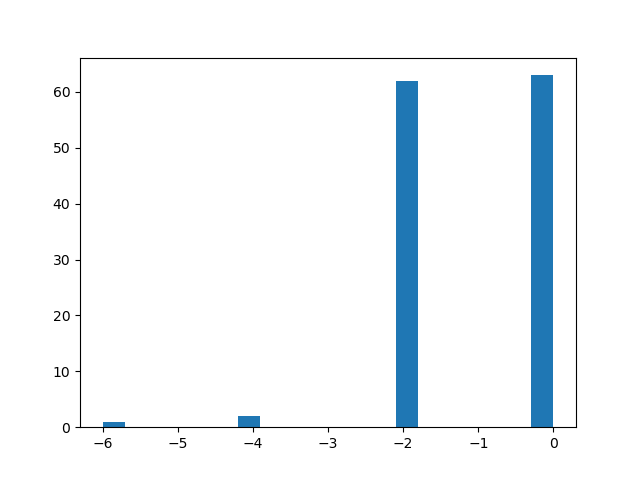

Source code (Python):
import numpy as np
import matplotlib.pyplot as plt
import random
from liblinear.liblinearutil import *


def load_data():
    return np.loadtxt("train.dat", dtype=np.float64)


def transform(X):
    transform_X = np.array([1 for _ in range(X.shape[0])])
    for i in range(X.shape[1]):
        transform_X = np.column_stack((transform_X, X[:, i]))
        for j in range(i, X.shape[1]):
            transform_X = np.column_stack((transform_X, X[:, i] * X[:, j]))
            for k in range(j, X.shape[1]):
                transform_X = np.column_stack(
                    (transform_X, X[:, i] * X[:, j] * X[:, k])
                )
    return transform_X


# def solve(train_X, train_y, validation_X, validation_y, lambda_value):
#     prob = problem(train_y, train_X)

#     C = 1 / (2 * lambda_value)
#     param = parameter("-s 0 -c {} -e 0.000001 -q".format(C))
#     m = train(prob, param)
#     p_label, p_acc, p_val = predict(validation_y, validation_X, m)

#     err = (100 - p_acc[0]) / 100
#     # find the model has the min E_aug
#     return err


def solve(X, y, lambda_value):
    prob = problem(y, X)

    C = 1 / (2 * lambda_value)
    param = parameter("-s 0 -c {} -e 0.000001 -v 5 -q".format(C))
    p_acc = train(prob, param)
    # p_label, p_acc, p_val = predict(validation_y, validation_X, m)

    err = (100 - p_acc) / 100
    # find the model has the min E_aug
    return err


def main():
    data = load_data()
    X = data[:, :-1]
    y = data[:, -1]
    X = transform(X)
    v_fold = 40  # each fold is 40 in p12
    # print(v_fold) # 40

    log_lambdas = np.array([-6, -4, -2, 0, 2])
    lambdas = np.array([1e-6, 1e-4, 1e-2, 1e0, 1e2])
    # lambdas = np.array([1e2, 1e0, 1e-2, 1e-4, 1e-6])
    # print(lambdas)

    lambdas_ans = np.array([])

    for i in range(128):
        np.random.seed(i)
        rst = np.array([])

        for j in range(lambdas.size):
            err_val = np.array([])

            # for k in range(5):
            #     validation_X = data[k * v_fold : k * v_fold + v_fold, :-1]
            #     validation_y = data[k * v_fold : k * v_fold + v_fold, -1]
            #     train_X = np.concatenate(
            #         [data[: k * v_fold, :-1], data[k * v_fold + v_fold :, :-1]]
            #     )
            #     train_y = np.concatenate(
            #         [data[: k * v_fold, -1], data[k * v_fold + v_fold :, -1]]
            #     )
            #     # print(train_X.shape, train_y.shape)
            #     # print(validation_X.shape, validation_y.shape)

            err_cv = solve(X, y, lambdas[j])
            # err_val = np.append(err_val, err)
            # print(err_val.shape)
            # err_cv = np.mean(err_val)
            rst = np.append(rst, err_cv)
        print(rst)

        tmp = float("inf")
        ans = float("-inf")
        for j in range(rst.size):
            # if rst[j] <= tmp and np.log10(lambdas[j]) >= ans:
            if rst[j] < tmp:
                tmp = rst[j]
                ans = np.log10(lambdas[j])
            elif rst[j] == tmp:
                if np.log10(lambdas[j]) > ans:
                    ans = np.log10(lambdas[j])
        print(ans)
        # print(tmp, ans)
        lambdas_ans = np.append(lambdas_ans, int(ans))

    # print(lambdas_ans)
    plt.hist(lambdas_ans, bins=20)
    plt.savefig("hw4_p12.png")
    return


if __name__ == "__main__":
    main()
